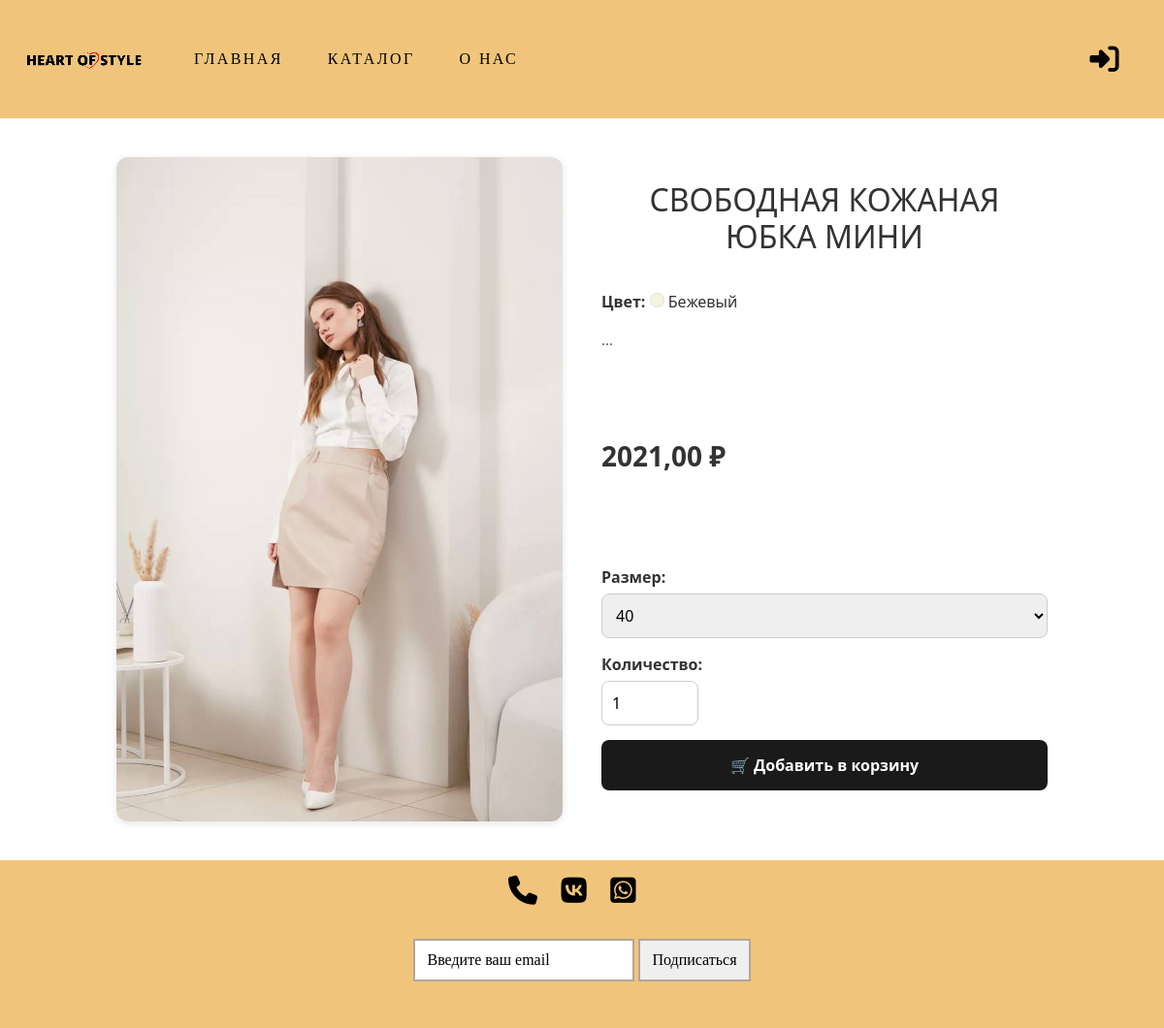
Screenshot of /product_detail/1/3/ with the database file from the repository.
### backend/general/models.py (models this page shows, shortened)
class ProductImage(models.Model):
    image = models.ImageField(upload_to='product/')
    product = models.ForeignKey(Product, on_delete=models.CASCADE)
    color = models.ForeignKey(Color, on_delete=models.CASCADE)

class Product(models.Model):
    name = models.CharField(max_length=100)
    description = models.TextField()
    price = models.DecimalField(max_digits=10, decimal_places=2)
    created_at = models.DateTimeField(auto_now_add=True)

class ProductVariation(models.Model):
    product = models.ForeignKey(Product, on_delete=models.CASCADE)
    color = models.ForeignKey(Color, on_delete=models.CASCADE)
    size = models.ManyToManyField(Size)

class Color(models.Model):
    name = models.CharField(max_length=100)
    hex_code=models.CharField(max_length=7, default='#FFFFFF')
    def colored_circle(self):
        return format_html(
            '<span style="display: inline-block; width: 15px; height: 15px; border-radius: 50%; background: {}; border: 1px solid #ddd"></span> {}',
            self.hex_code,
            self.name
        )

### backend/general/views.py (the view)
# urls.py: path('product_detail/<int:product_id>/<int:color_id>/', product_detail, name='product_detail'),
def product_detail(request, product_id, color_id):
    product = get_object_or_404(Product, pk=product_id)
    variation = get_object_or_404(ProductVariation, product=product, color__id=color_id)
    images = ProductImage.objects.filter(product=product, color__id=color_id)
    sizes = variation.size.all()
    context = {
        'product': product,
        'variation': variation,
        'images': images,
        'sizes': sizes,
    }
    return render(request, 'product_detail.html', context)

### frontend/templates/product_detail.html (shortened to what this page needs)
{% extends "base.html" %}
{% load static %}
{% block content %}
<div class="product-detail-container" style="max-width: 1000px; margin: auto; padding: 40px 20px; font-family: 'Segoe UI', sans-serif; color: #333;">
  <div style="display: flex; flex-wrap: wrap; gap: 40px;">
    <div style="flex: 1 1 400px;">
      <div style="display: flex; flex-direction: column; gap: 10px;">
        {% for image in images %}
          <img src="{{ image.image.url }}" alt="{{ product.name }}" style="width: 100%; border-radius: 12px; box-shadow: 0 2px 8px rgba(0,0,0,0.1);">
        {% empty %}
          <p>Изображения отсутствуют</p>
        {% endfor %}
      </div>
    </div>
    <div style="flex: 1 1 400px; display: flex; flex-direction: column; justify-content: space-between;">
      <div>
        <h1 style="font-size: 32px; margin-bottom: 10px;">{{ product.name }}</h1>
        <p style="margin-bottom: 15px; font-size: 16px;">
          <strong>Цвет:</strong>  {{ variation.color.colored_circle|safe }}
        </p>
        <p style="font-size: 15px; line-height: 1.6; color: #555;">{{ product.description }}</p>
      </div>
      <div style="margin-top: 25px;">
        <span style="font-size: 28px; font-weight: bold;">{{ product.price }} ₽</span>
      </div>
      <form method="post" action="{% url 'add_to_cart' %}" style="margin-top: 30px; display: flex; flex-direction: column; gap: 15px;">
        <div>
          <label for="size" style="font-weight: 600;">Размер:</label><br>
          <select name="size" id="size" required style="padding: 10px; width: 100%; border-radius: 8px; border: 1px solid #ccc; margin-top: 5px;">
            {% for size in sizes %}
              <option value="{{ size.id }}">{{ size.name }}</option>
            {% endfor %}
          </select>
        </div>
        <div>
          <label for="quantity" style="font-weight: 600;">Количество:</label><br>
          <input type="number" name="quantity" id="quantity" value="1" min="1"
                style="padding: 10px; width: 100px; border-radius: 8px; border: 1px solid #ccc; margin-top: 5px;">
        </div>
        <button type="submit"
                style="padding: 14px; background-color: #1a1a1a; color: #fff; font-weight: bold; border: none; border-radius: 8px; cursor: pointer; transition: background 0.3s;">
          🛒 Добавить в корзину
        </button>
      </form>
    </div>
  </div>
</div>
{% endblock %}

### frontend/static/my_css/style.css (style rules this page uses)
:root { --two-color: #B1A59C; --main-color: rgb(240, 197, 123); --main-font: "Playfair Display" }
html, body { font-family: "Alegreya Sans"; color: black; font-size: 16px; margin: 0; padding: 0; width: 100%; min-height: 100vh; }
h1, h2, h3, h4, h5, h6 { padding: 0; margin: 0; text-transform: uppercase; }
h1 { text-align: center; padding-top: 25px; padding-bottom: 25px; }
P { margin-bottom: 0px; }
form input[type="email"], form button[type="submit"] { border: 2px solid var(--two-color); padding: 8px 12px; }
input::placeholder { color: black; }
form { margin: 2em 0; }

### rows the page displays
ProductImage: image (picture)
Product: name "СВОБОДНАЯ КОЖАНАЯ ЮБКА МИНИ", description "...", price "2021,00"
ProductVariation: color.colored_circle "Бежевый"

### other values shown
form field size "40"
